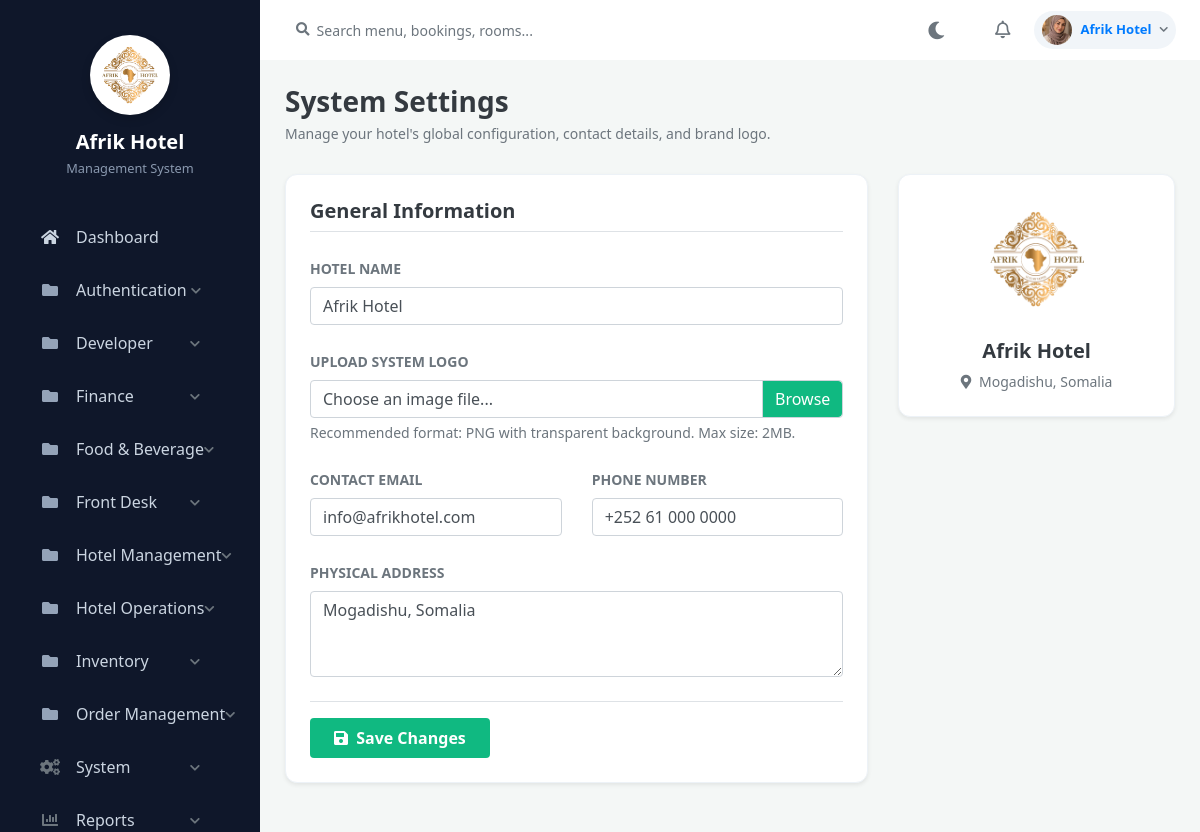
The app's page /admin/settings/settings.php (signed in) with its own data.
### tables this page shows
CREATE TABLE `settings` (
  `id` int(11) NOT NULL,
  `hotel_name` varchar(255) NOT NULL,
  `hotel_email` varchar(255) NOT NULL,
  `hotel_phone` varchar(50) NOT NULL,
  `hotel_address` text NOT NULL,
  `updated_at` timestamp NOT NULL DEFAULT current_timestamp() ON UPDATE current_timestamp(),
  `hotel_logo` varchar(255) DEFAULT NULL
);

CREATE TABLE `system_pages` (
  `id` int(11) NOT NULL,
  `page_name` varchar(100) NOT NULL,
  `url` varchar(255) NOT NULL,
  `category` varchar(100) NOT NULL,
  `icon_class` varchar(100) NOT NULL,
  `page_type` varchar(50) DEFAULT 'Sidebar',
  `created_at` timestamp NOT NULL DEFAULT current_timestamp()
);

### includes/auth_check.php (called while the page is built, shortened)
<?php
$scriptDir = dirname($_SERVER['SCRIPT_FILENAME']);
$basePath = '';
while (!file_exists($scriptDir . '/config/database.php') && strlen($scriptDir) > 3) {
    $basePath .= '../';
    $scriptDir = dirname($scriptDir);
}
?>

### admin/settings/settings.php (the view, shortened to what this page needs)
<?php
require_once '../../includes/auth_check.php';
require_once '../../config/database.php';
$result = $conn->query("SELECT * FROM settings WHERE id = 1");
$settings = $result->fetch_assoc();
include '../../includes/header.php';
include '../../includes/sidebar.php';
include '../../includes/navbar.php';
?>
<div class="container-fluid p-0">
    <div class="page-header">
        <h1 class="h3 font-weight-bold text-dark mb-1">System Settings</h1>
        <p class="text-muted small mb-0">Manage your hotel's global configuration, contact details, and brand logo.</p>
    </div>
    <div class="row">
        <div class="col-lg-8">
            <div class="settings-card shadow-sm mb-4">
                <div class="card-body p-4">
                    <form method="POST" action="" enctype="multipart/form-data">
                        <h5 class="font-weight-bold text-dark mb-4 border-bottom pb-2">General Information</h5>
                        <div class="form-group mb-4">
                            <label class="font-weight-bold text-muted small text-uppercase">Hotel Name</label>
                            <input type="text" name="hotel_name" class="form-control" value="<?php echo htmlspecialchars($settings['hotel_name'] ?? ''); ?>" required>
                        </div>
                        <div class="form-group mb-4">
                            <label class="font-weight-bold text-muted small text-uppercase">Upload System Logo</label>
                            <div class="custom-file">
                                <label class="custom-file-label" for="logoUpload">Choose an image file...</label>
                            </div>
                            <small class="text-muted mt-1 d-block">Recommended format: PNG with transparent background. Max size: 2MB.</small>
                        </div>
                        <div class="row mb-4">
                            <div class="col-md-6 form-group mb-md-0">
                                <label class="font-weight-bold text-muted small text-uppercase">Contact Email</label>
                                <input type="email" name="hotel_email" class="form-control" value="<?php echo htmlspecialchars($settings['hotel_email'] ?? ''); ?>" required>
                            </div>
                            <div class="col-md-6 form-group mb-md-0">
                                <label class="font-weight-bold text-muted small text-uppercase">Phone Number</label>
                                <input type="text" name="hotel_phone" class="form-control" value="<?php echo htmlspecialchars($settings['hotel_phone'] ?? ''); ?>" required>
                            </div>
                        </div>
                        <div class="form-group mb-4">
                            <label class="font-weight-bold text-muted small text-uppercase">Physical Address</label>
                            <textarea name="hotel_address" class="form-control" rows="3" required><?php echo htmlspecialchars($settings['hotel_address'] ?? ''); ?></textarea>
                        </div>
                        <div class="mt-4 pt-3 border-top">
                            <button type="submit" class="btn btn-success px-4 py-2 font-weight-bold" style="background-color: #10b981; border: none;">
                                <i class="fas fa-save mr-1"></i> Save Changes
                            </button>
                        </div>
                    </form>
                </div>
            </div>
        </div>
        <div class="col-lg-4">
            <div class="settings-card shadow-sm p-4 text-center">
                <?php if(!empty($settings['hotel_logo']) && file_exists('../../assets/images/' . $settings['hotel_logo'])): ?>
                    <img src="../../assets/images/<?php echo htmlspecialchars($settings['hotel_logo']); ?>" alt="Hotel Logo" style="width: 120px; height: 120px; object-fit: contain; margin-bottom: 20px;">
                <?php else: ?>
                    <div style="width: 80px; height: 80px; background: #e0f2fe; color: #0369a1; border-radius: 50%; display: flex; align-items: center; justify-content: center; font-size: 32px; margin: 0 auto 20px auto;">
                        <i class="fas fa-hotel"></i>
                    </div>
                <?php endif; ?>
                <h5 class="font-weight-bold text-dark"><?php echo htmlspecialchars($settings['hotel_name'] ?? 'Afrik Hotel'); ?></h5>
                <p class="text-muted small mb-0"><i class="fas fa-map-marker-alt mr-1"></i> <?php echo htmlspecialchars($settings['hotel_address'] ?? 'Mogadishu'); ?></p>
            </div>
        </div>
    </div>
</div>
<?php include '../../includes/footer.php'; ?>

### includes/sidebar.php (shortened to what this page needs)
<nav id="sidebar">
    <?php
    $sidebar_settings = [];
    if (isset($conn)) {
        $set_query = $conn->query("SELECT hotel_name, hotel_logo FROM settings WHERE id = 1");
        if ($set_query && $set_query->num_rows > 0) {
            $sidebar_settings = $set_query->fetch_assoc();
        }
    }
    $hotel_title = !empty($sidebar_settings['hotel_name']) ? htmlspecialchars($sidebar_settings['hotel_name']) : 'Afrik Hotel';
    $hotel_logo = !empty($sidebar_settings['hotel_logo']) ? htmlspecialchars($sidebar_settings['hotel_logo']) : '';
    ?>
    <div class="sidebar-header" style="flex-direction: column; text-align: center; padding-top: 35px; padding-bottom: 25px;">
        <?php if ($hotel_logo): ?>
            <img src="<?php echo $basePath; ?>assets/images/<?php echo $hotel_logo; ?>" alt="Logo" style="width: 80px; height: 80px; object-fit: cover; margin-bottom: 15px; margin-right: 0; background: #fff; border-radius: 50%; padding: 4px; box-shadow: 0 4px 10px rgba(0,0,0,0.15);">
        <?php endif; ?>
        <div>
            <div style="font-size: 1.25rem; line-height: 1.2; font-weight: 700; color: #fff;"><?php echo $hotel_title; ?></div>
            <div style="font-size: 0.8rem; font-weight: normal; color: #8a99af; margin-top: 5px;">Management System</div>
        </div>
    </div>
    <?php
    $current_page = basename($_SERVER['PHP_SELF']);
    $menu_structure = [];
    if (isset($conn)) {
        $pages_query = $conn->query("SELECT * FROM system_pages ORDER BY category ASC, id ASC");
        while($row = $pages_query->fetch_assoc()) {
            if (hasPermission($row['url'])) {
                if ($row['category'] === 'Finance' && (stripos($row['page_name'], 'report') !== false || stripos($row['url'], 'report') !== false)) {
                    $menu_structure['Reports'][] = $row;
                } else {
                    $menu_structure[$row['category']][] = $row;
                }
            }
        }
        $ordered_menu = [];
        if (isset($menu_structure['Main'])) {
            $ordered_menu['Main'] = $menu_structure['Main'];
            unset($menu_structure['Main']);
        }
        $system_pages = isset($menu_structure['System']) ? $menu_structure['System'] : null;
        unset($menu_structure['System']);
        $reports_pages = isset($menu_structure['Reports']) ? $menu_structure['Reports'] : null;
        unset($menu_structure['Reports']);
        foreach ($menu_structure as $cat => $pages) {
            $ordered_menu[$cat] = $pages;
        }
        if ($system_pages) {
            $ordered_menu['System'] = $system_pages;
        }
        if ($reports_pages) {
            $ordered_menu['Reports'] = $reports_pages;
        }
        $menu_structure = $ordered_menu;
    }
    ?>
    <ul class="list-unstyled components">
        <?php foreach($menu_structure as $category => $cat_pages): ?>
            <?php if ($category === 'Main'): ?>
                <?php foreach($cat_pages as $page): ?>
                    <li class="<?php echo ($current_page == basename($page['url'])) ? 'active' : ''; ?>">
                        <a href="<?php echo $basePath . $page['url']; ?>" class="d-flex align-items-center">
                            <i class="<?php echo htmlspecialchars($page['icon_class']); ?> mr-3" style="width: 20px; text-align: center;"></i>
                            <span style="white-space: nowrap;"><?php echo htmlspecialchars($page['page_name']); ?></span>
                        </a>
                    </li>
                <?php endforeach; ?>
            <?php else: ?>
                <?php $cat_id = md5($category); ?>
                <li>
                    <a href="#cat-<?php echo $cat_id; ?>" data-toggle="collapse" aria-expanded="false" class="d-flex justify-content-between align-items-center">
                        <div class="d-flex align-items-center">
                            <?php if ($category === 'Reports'): ?>
                                <i class="fas fa-chart-bar text-muted mr-3" style="width: 20px; text-align: center;"></i>
                            <?php elseif ($category === 'System'): ?>
                                <i class="fas fa-cogs text-muted mr-3" style="width: 20px; text-align: center;"></i>
                            <?php else: ?>
                                <i class="fas fa-folder text-muted mr-3" style="width: 20px; text-align: center;"></i>
                            <?php endif; ?>
                            <span style="white-space: nowrap;"><?php echo htmlspecialchars($category); ?></span>
                        </div>
                        <i class="fas fa-chevron-down text-muted" style="font-size: 0.7rem;"></i>
                    </a>
                </li>
            <?php endif; ?>
        <?php endforeach; ?>
    </ul>
</nav>

### includes/navbar.php (shortened to what this page needs)
<?php
$nav_username = htmlspecialchars($_SESSION['admin_username'] ?? 'Admin');
$nav_avatar = 'https://ui-avatars.com/api/?name=' . urlencode($nav_username) . '&background=10b981&color=fff';
if (isset($_SESSION['admin_id']) && isset($conn)) {
    $admin_id = intval($_SESSION['admin_id']);
    $pic_query = $conn->query("SELECT profile_picture FROM admin WHERE id = $admin_id");
    if ($pic_query && $pic_query->num_rows > 0) {
        $pic_data = $pic_query->fetch_assoc();
        if (!empty($pic_data['profile_picture'])) {
            $base = isset($basePath) ? $basePath : '../';
            $nav_avatar = $base . 'assets/images/' . htmlspecialchars($pic_data['profile_picture']);
        }
    }
}
?>
<div id="content">
    <div class="top-navbar px-4 py-2 d-flex align-items-center justify-content-between" style="background: var(--card-bg, #ffffff); border-bottom: 1px solid var(--border-color); position: sticky; top: 0; z-index: 999; transition: background 0.3s ease;">
        <div class="d-flex align-items-center flex-grow-1">
            <div class="input-group" style="max-width: 350px;">
                <div class="input-group-prepend">
                    <span class="input-group-text bg-transparent border-0 pr-1">
                        <i class="fas fa-search text-muted" style="font-size: 0.85rem;"></i>
                    </span>
                </div>
                <input type="text" class="form-control bg-transparent border-0 shadow-none px-1" placeholder="Search menu, bookings, rooms..." style="color: var(--text-main); font-size: 0.88rem;">
            </div>
        </div>
        <div class="d-flex align-items-center">
            <button type="button" id="darkModeToggle" class="btn btn-link text-muted p-2 mr-2" style="font-size: 1.1rem; text-decoration: none;">
                <i class="fas fa-moon" id="themeIcon"></i>
            </button>
            <div class="dropdown mx-2">
                <a href="#" class="text-muted position-relative d-inline-flex align-items-center p-2" id="notificationDropdown" data-toggle="dropdown" aria-haspopup="true" aria-expanded="false" style="font-size: 1.1rem;">
                    <i class="far fa-bell"></i>
                </a>
            </div>
            <div class="dropdown ml-2">
                <a href="#" class="d-flex align-items-center text-decoration-none py-1 px-2 rounded-pill" id="profileDropdown" data-toggle="dropdown" aria-haspopup="true" aria-expanded="false" style="background: var(--body-bg, #f1f5f9); border: 1px solid var(--border-color);">
                    <img src="<?php echo $nav_avatar; ?>" class="rounded-circle mr-2" style="width: 30px; height: 30px; object-fit: cover;" alt="User">
                    <span class="font-weight-bold mr-2 d-none d-sm-inline" style="font-size: 0.82rem; color: var(--text-main);"><?php echo $nav_username; ?></span>
                    <i class="fas fa-chevron-down text-muted" style="font-size: 0.6rem;"></i>
                </a>
            </div>
        </div>
    </div>
    <div class="content-wrapper">

### assets/css/style.css (style rules this page uses)
body { background-color: #f4f7f6; font-family: 'Segoe UI', Tahoma, Geneva, Verdana, sans-serif; color: #333; margin: 0; padding: 0; height: 100vh; overflow: hidden !important; }
#sidebar { width: 260px; min-width: 260px; background: #1c2434; height: 100vh; color: #8a99af; transition: all 0.3s; display: flex; flex-direction: column; overflow-y: auto; flex-shrink: 0; }
#sidebar .sidebar-header { padding: 25px 20px; font-size: 1.25rem; font-weight: 600; color: #fff; display: flex; align-items: center; }
#sidebar ul.components { padding: 10px 15px; flex-grow: 1; }
#sidebar ul li { margin-bottom: 5px; }
#sidebar ul li a { padding: 12px 20px; font-size: 1rem; display: block; color: #8a99af; text-decoration: none; border-radius: 8px; transition: all 0.2s ease-in-out; }
#sidebar ul li a i { margin-right: 15px; width: 20px; text-align: center; }
#content { flex-grow: 1; width: calc(100% - 260px); height: 100vh; transition: all 0.3s; overflow-y: auto; overflow-x: hidden; display: flex; flex-direction: column; }
.content-wrapper { padding: 25px; }
.top-navbar { background: #fff; padding: 15px 25px; border-bottom: 1px solid #e2e8f0; display: flex; justify-content: space-between; align-items: center; flex-shrink: 0; }

### includes/header.php (style rules this page uses)
body { margin: 0; padding: 0; overflow: hidden !important; height: 100vh; }
#sidebar { min-width: 260px; max-width: 260px; height: 100vh; overflow-y: auto; flex-shrink: 0; scrollbar-width: thin; background-color: #0f172a; }
#sidebar ul { padding-left: 0; list-style: none; }
#sidebar a { padding: 12px 25px !important; color: #cbd5e1 !important; text-decoration: none !important; transition: all 0.2s ease; font-size: 0.95rem; display: flex; align-items: center; }
#sidebar .fas.fa-folder { color: #94a3b8 !important; }
#content { flex-grow: 1; height: 100vh; overflow-y: auto; overflow-x: hidden; transition: all 0.3s; }

### admin/settings/settings.php (style rules this page uses)
.page-header { margin-bottom: 30px; }
.settings-card { border: 1px solid #edf2f7; border-radius: 12px; background: #fff; }
.custom-file-label::after { content: "Browse"; background-color: #10b981; color: white; border-radius: 0 4px 4px 0; }

### records on screen
settings: hotel_logo (picture), hotel_name "Afrik Hotel", hotel_email "info@afrikhotel.com", hotel_phone "+252 61 000 0000", hotel_address "Mogadishu, Somalia"
system_pages: page_name "Dashboard"

### other values on screen
$category "Authentication"
$category "Developer"
$category "Finance"
$category "Food & Beverage"
$category "Front Desk"
$category "Hotel Management"
$category "Hotel Operations"
$category "Inventory"
$category "Order Management"
$category "System"
$category "Reports"
$nav_username "Afrik Hotel"
